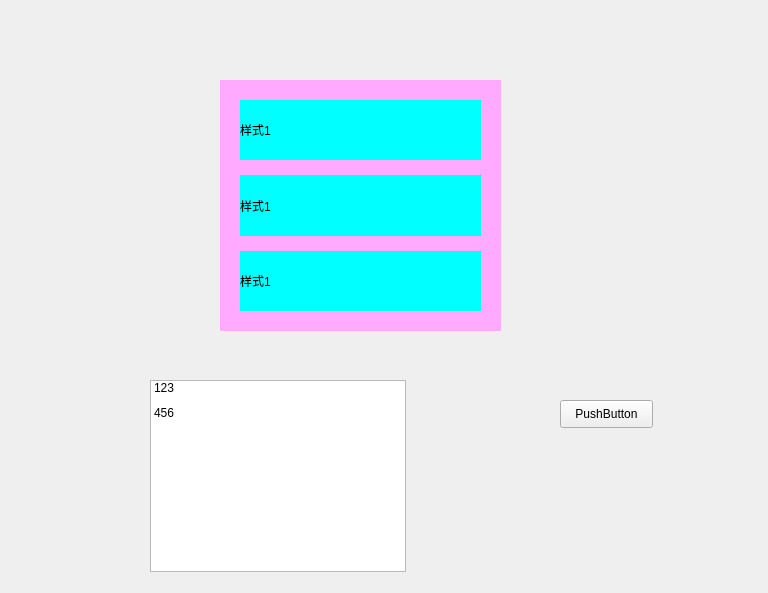
<?xml version="1.0" encoding="UTF-8"?>
<ui version="4.0">
 <class>ScriptForm</class>
 <widget class="QWidget" name="ScriptForm">
  <property name="geometry">
   <rect>
    <x>0</x>
    <y>0</y>
    <width>768</width>
    <height>593</height>
   </rect>
  </property>
  <property name="windowTitle">
   <string>Form</string>
  </property>
  <property name="styleSheet">
   <string notr="true">QWidget#ScriptForm{
	border-image: url(:/bg/music-instruments-2887457.jpg);
}
</string>
  </property>
  <widget class="QWidget" name="widget" native="true">
   <property name="geometry">
    <rect>
     <x>220</x>
     <y>80</y>
     <width>281</width>
     <height>251</height>
    </rect>
   </property>
   <property name="styleSheet">
    <string notr="true">QWidget#widget{
	background-color: rgb(255, 170, 255);
}
QCheckBox:checked{
	background-color: rgb(85, 255, 127);
}</string>
   </property>
   <widget class="QWidget" name="verticalLayoutWidget">
    <property name="geometry">
     <rect>
      <x>10</x>
      <y>10</y>
      <width>261</width>
      <height>231</height>
     </rect>
    </property>
    <layout class="QVBoxLayout" name="verticalLayout">
     <property name="spacing">
      <number>15</number>
     </property>
     <property name="sizeConstraint">
      <enum>QLayout::SetDefaultConstraint</enum>
     </property>
     <property name="leftMargin">
      <number>10</number>
     </property>
     <property name="topMargin">
      <number>10</number>
     </property>
     <property name="rightMargin">
      <number>10</number>
     </property>
     <property name="bottomMargin">
      <number>10</number>
     </property>
     <item>
      <widget class="QLabel" name="mid_label1">
       <property name="styleSheet">
        <string notr="true">background-color: rgb(0, 255, 255);</string>
       </property>
       <property name="text">
        <string>样式1</string>
       </property>
      </widget>
     </item>
     <item>
      <widget class="QLabel" name="mid_label1_2">
       <property name="styleSheet">
        <string notr="true">background-color: rgb(0, 255, 255);</string>
       </property>
       <property name="text">
        <string>样式1</string>
       </property>
      </widget>
     </item>
     <item>
      <widget class="QLabel" name="mid_label1_3">
       <property name="styleSheet">
        <string notr="true">background-color: rgb(0, 255, 255);</string>
       </property>
       <property name="text">
        <string>样式1</string>
       </property>
      </widget>
     </item>
    </layout>
   </widget>
  </widget>
  <widget class="QListWidget" name="listWidget">
   <property name="geometry">
    <rect>
     <x>150</x>
     <y>380</y>
     <width>256</width>
     <height>192</height>
    </rect>
   </property>
   <property name="spacing">
    <number>5</number>
   </property>
   <property name="gridSize">
    <size>
     <width>0</width>
     <height>25</height>
    </size>
   </property>
   <property name="wordWrap">
    <bool>false</bool>
   </property>
   <property name="jntm" stdset="0">
    <string>ngm</string>
   </property>
   <item>
    <property name="text">
     <string>123</string>
    </property>
   </item>
   <item>
    <property name="text">
     <string>456</string>
    </property>
   </item>
  </widget>
  <widget class="QPushButton" name="pushButton">
   <property name="geometry">
    <rect>
     <x>560</x>
     <y>400</y>
     <width>93</width>
     <height>28</height>
    </rect>
   </property>
   <property name="text">
    <string>PushButton</string>
   </property>
   <property name="checkable">
    <bool>false</bool>
   </property>
   <property name="flat">
    <bool>false</bool>
   </property>
  </widget>
 </widget>
 <resources>
  <include location="../qrc/test.qrc"/>
 </resources>
 <connections/>
 <slots>
  <slot>hover1()</slot>
 </slots>
</ui>
